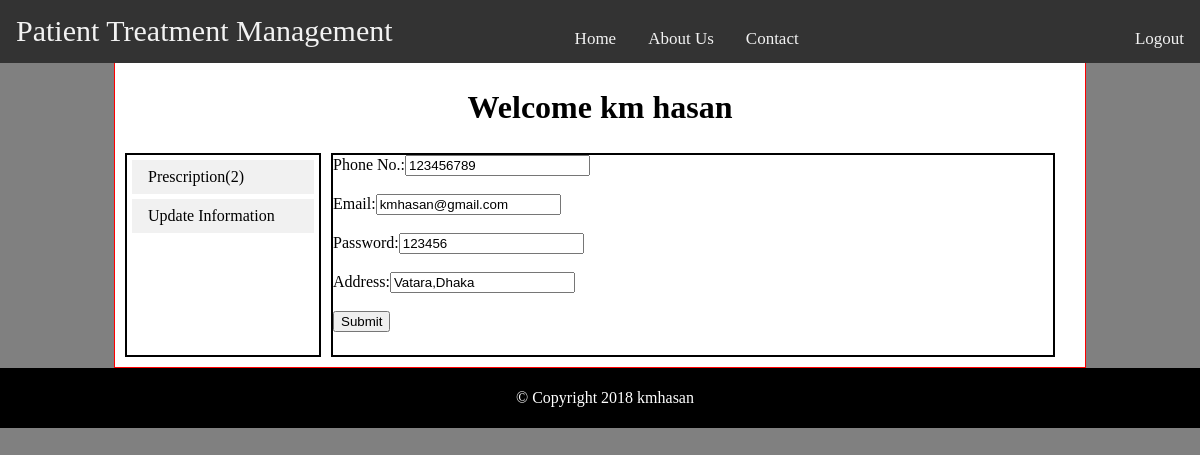
/patientupdate.php (signed in), run on the app's committed database.
### tables this page shows
CREATE TABLE `patients` (
  `patient_id` int(11) NOT NULL,
  `first_name` varchar(20) NOT NULL,
  `last_name` varchar(20) NOT NULL,
  `gender` varchar(10) NOT NULL,
  `blood_group` varchar(10) NOT NULL,
  `age` int(10) NOT NULL,
  `phone_no` varchar(15) NOT NULL,
  `email` varchar(20) NOT NULL,
  `password` varchar(10) NOT NULL,
  `address` varchar(100) NOT NULL
);

### patientupdate.php (the view, shortened to what this page needs)
<!DOCTYPE html>
<html lang="en">
<head>
    <link rel="stylesheet" href="style.css">
    <?php
    include("connection.php");
    $patient_id=$_SESSION["patient_id"];
    ?>
</head>
<body>
<div class="navbar">
    <a class="header"  href="index.php">Patient Treatment Management</a>
    <a class="menu" href="#home">Home</a>
    <a class="menu" href="#news">About Us</a>
    <a class="menu" href="#contact">Contact</a>
    <a class="menu1" href="login.php">Logout</a>
</div>
<div class="main-body">
    <?php
    $query ="SELECT * FROM patients where patient_id='$patient_id'";
    $data = mysqli_query($conn,$query);
    $result = mysqli_fetch_assoc($data);
    $fname=$result['first_name'];
    $lname=$result['last_name'];
    ?>
    <h1 style="text-align: center;"><?php echo "Welcome ".$fname." ". $lname;?></h1>
    <div class="div0">
        <div class="div1">
            <?php
            $query4 ="SELECT * FROM treatments where patient_id='$patient_id'";
            $data4 = mysqli_query($conn,$query4);
            $total4=mysqli_num_rows($data4);
            ?>
            <ul>
                <li><a href="patient.php">Prescription(<?php echo $total4; ?>)</a></li>
                <li><a href="patientupdate.php">Update Information</a></li>
            </ul>
        </div>
        <div class="div2">
            <form method="get">
                Phone No.:<input type="text" name="phone_no" value="<?php echo$result['phone_no']; ?>"   /><br><br>
                Email:<input type="text" name="email" value="<?php echo$result['email']; ?>"  /><br><br>
                Password:<input type="text" name="password"  value="<?php echo$result['password']; ?>" /><br><br>
                Address:<input type="text" name="address"  value="<?php echo$result['address']; ?>" /><br><br>
                <input type="submit" name="patient_submit" VALUE="Submit" >
            </form>
        </div>
    </div>
</div>
<div class="footer">
    <p><footer>&copy; Copyright 2018 kmhasan</footer></p>
</div>
</body>
</html>

### style.css (style rules this page uses)
body { width: 100%; margin: auto; height: auto; background: gray; //border: 1px solid black; }
.navbar { //overflow: hidden; background-color: #333; position: fixed; top: 0; width: 100%; }
.header { float:left; display: block; color: #f2f2f2; text-align: center; padding: 14px 16px; text-decoration: none; font-size: 30px; margin-right: 150px; }
.menu { float:left; display: block; color: #f2f2f2; text-align: center; margin-top: 15px; padding:14px 16px; text-decoration: none; font-size: 17px; //border-right: 1px solid white; }
.menu1 { float:right; display: block; color: #f2f2f2; text-align: center; padding: 14px 16px; text-decoration: none; font-size: 17px; margin-top: 15px; }
.main-body { overflow: hidden; margin: auto; margin-top:62px; background: white; width: 80%; height: auto; border: 1px solid red; padding: 5px; }
.footer { margin: auto; overflow: hidden; width: 100%; background-color: black; color: white; text-align: center; padding: 5px; }

### patientupdate.php (style rules this page uses)
.div0 { display: flex; }
.div1 { border: 2px solid black; width: 20%; height: 200px; margin: 5px; }
.div2 { border: 2px solid black; width: 75%; margin: 5px; }
ul { list-style-type: none; margin: 0; padding: 0; width: 100%; }
li a { display: block; color: #000; padding: 8px 16px; text-decoration: none; background-color: #f1f1f1; margin:5px; }

### data on the page
patients: first_name "km", last_name "hasan", phone_no "123456789", email "kmhasan@gmail.com", password "123456", address "Vatara,Dhaka"

### other printed values
$total4 "2"
